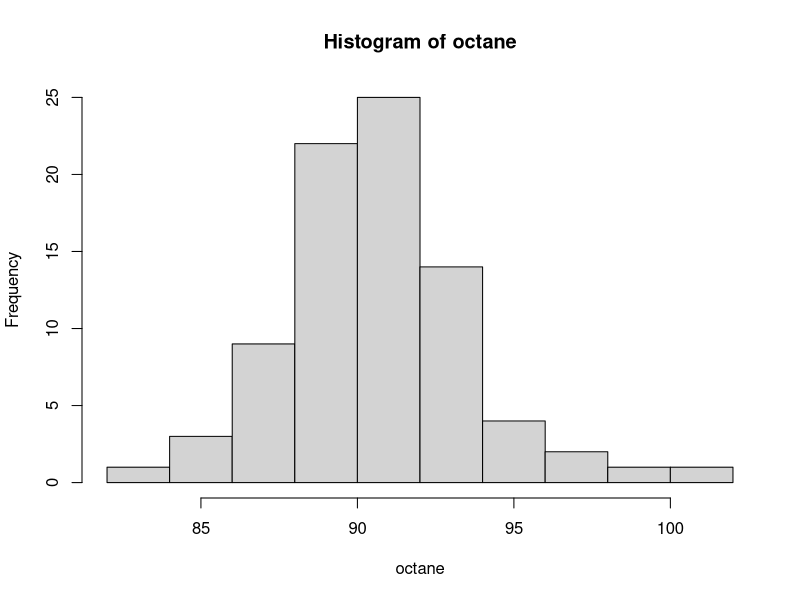
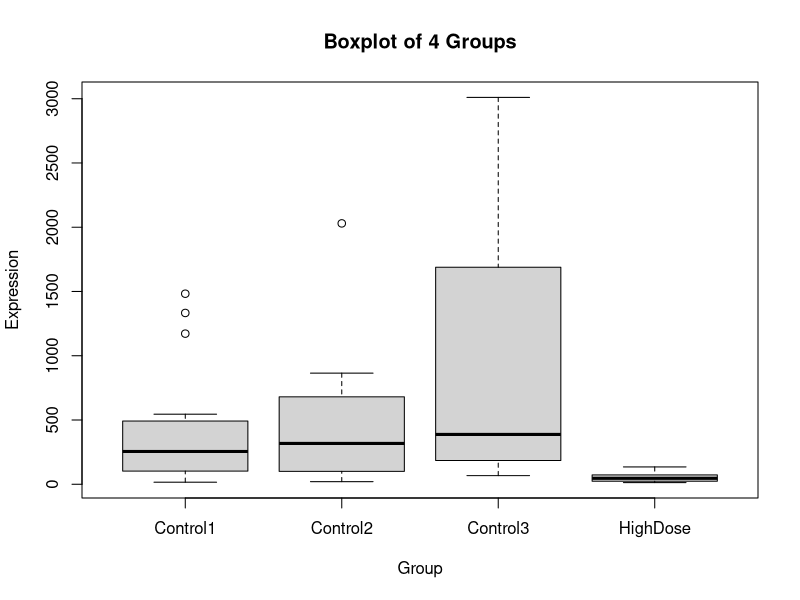
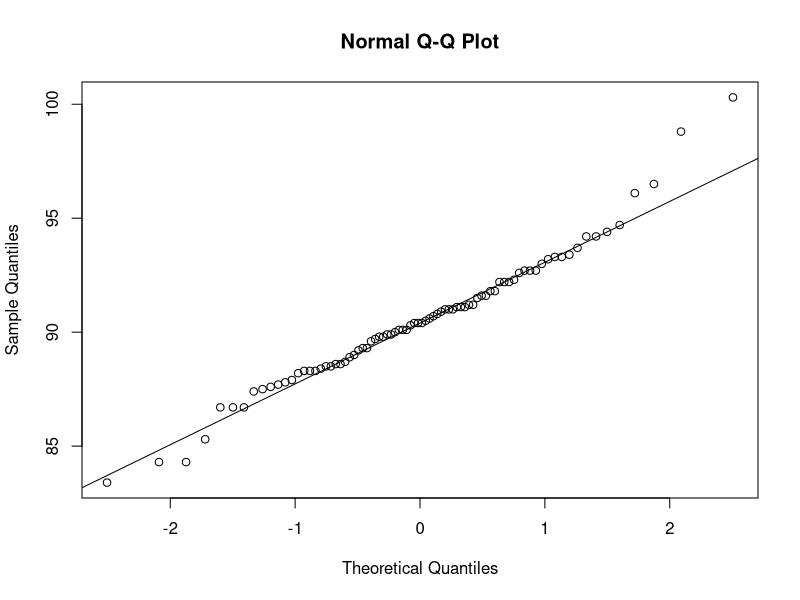
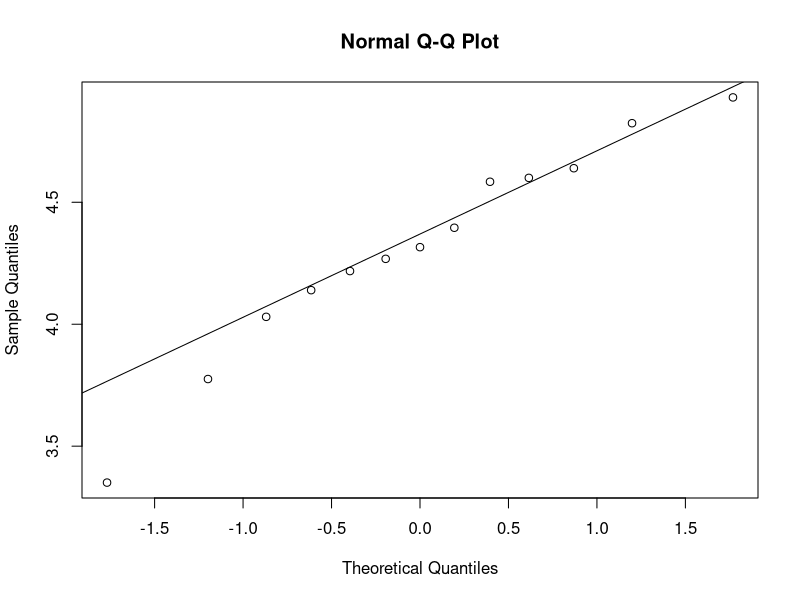
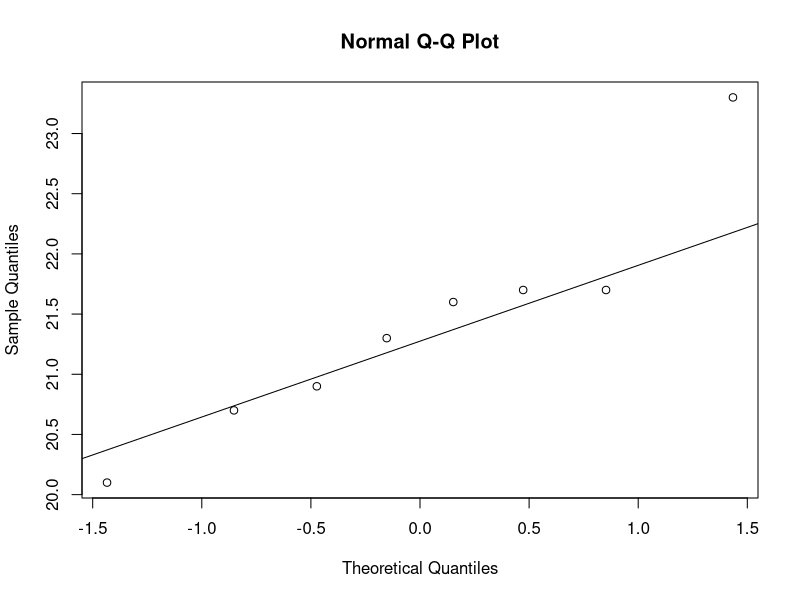

Write the R code that produced these figures, in order.
## ---- chunk 1
knitr::opts_chunk$set(echo = TRUE)
## ---- chunk 2
octane = read.table("6-30.txt",header = TRUE)

octane=octane$Rating

o = sort(octane)

quantile(o, c(0.25,0.5,0.75),type=6)

stem(octane, scale=2)
## ---- chunk 3
octane = read.table("6-30.txt",header = TRUE)

octane=octane$Rating

obj = hist(octane,breaks=8)
length(octane)
library(knitr)
library(kableExtra)
df = data.frame(Frequency = obj$counts)

n=length(obj$breaks)
for(i in 1:(n-2)){
  df$Class[i]=paste(obj$breaks[i],"$\\le x <$", obj$breaks[i+1])
}

df$Class[n-1] = paste(obj$breaks[n-1],"$\\le x \\le$", obj$breaks[n])

df$"Relative Frequency"= obj$density*2
for(i in 1:(n-1)){
  df$"Cumulative Frequency"[i]=paste(cumsum(obj$counts)[i])
  df$"Cumulative Relative Frequency"[i]=paste(cumsum(obj$density*2)[i])
}

kable(df[c(2,1,3,4,5)], "latex", align="c", caption="Frecquency Distribution Table", escape = FALSE)




## ---- chunk 4
Expr = read.table("6-81.txt",header = TRUE)

attach(Expr)

boxplot(Expression~Group, main="Boxplot of 4 Groups",
   xlab="Group", ylab="Expression")

## ---- chunk 5
octane = read.table("6-30.txt",header = TRUE)

octane=octane$Rating
qqnorm(octane)
qqline(octane)

## ---- chunk 6
speed = c(3.775302, 3.350679, 4.217981, 4.030324, 4.639692, 4.139665, 4.395575, 4.824257, 4.268119, 4.584193, 4.930027, 4.315973, 4.600101)
qqnorm(speed)
qqline(speed)


library(nortest)
ad.test(speed)

## ---- chunk 7
mean(speed)
sd(speed)
length(speed)
qt(.025,12)
qt(.05,12)
## ---- chunk 8
temp = c(23.3, 21.7, 21.6, 21.7, 21.3, 20.7, 20.9, 20.1)
qqnorm(temp)
qqline(temp)


library(nortest)
ad.test(temp)
sd(temp)
length(temp)
